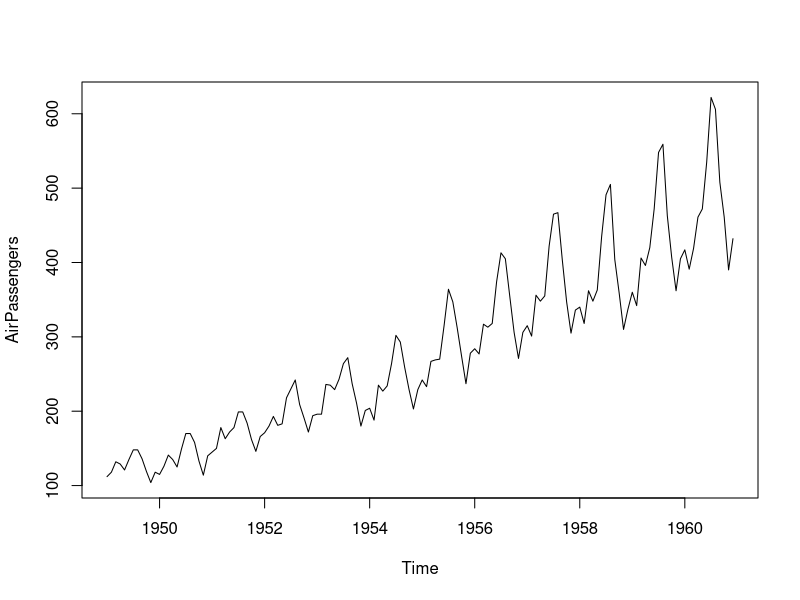
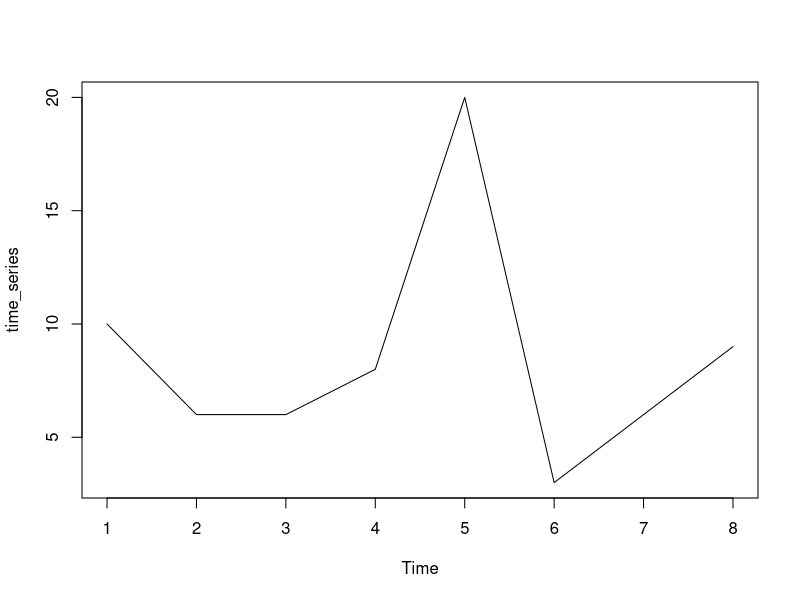
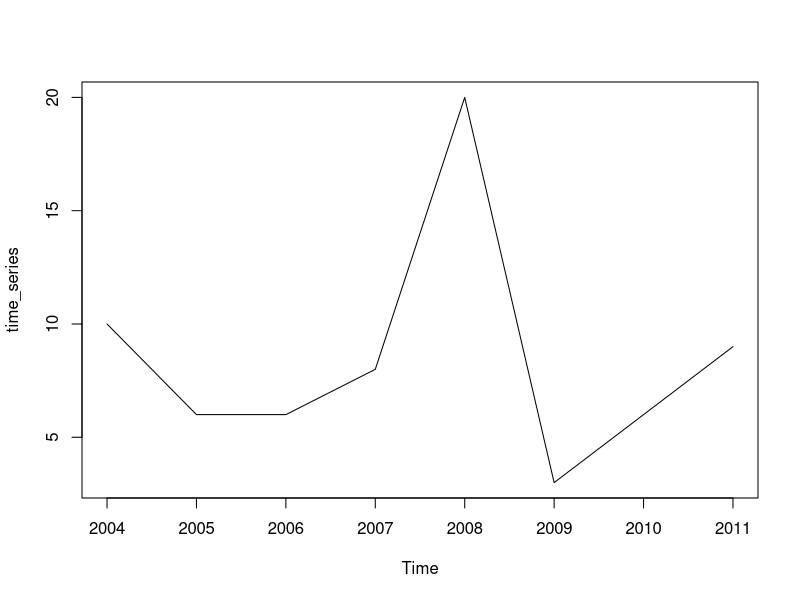
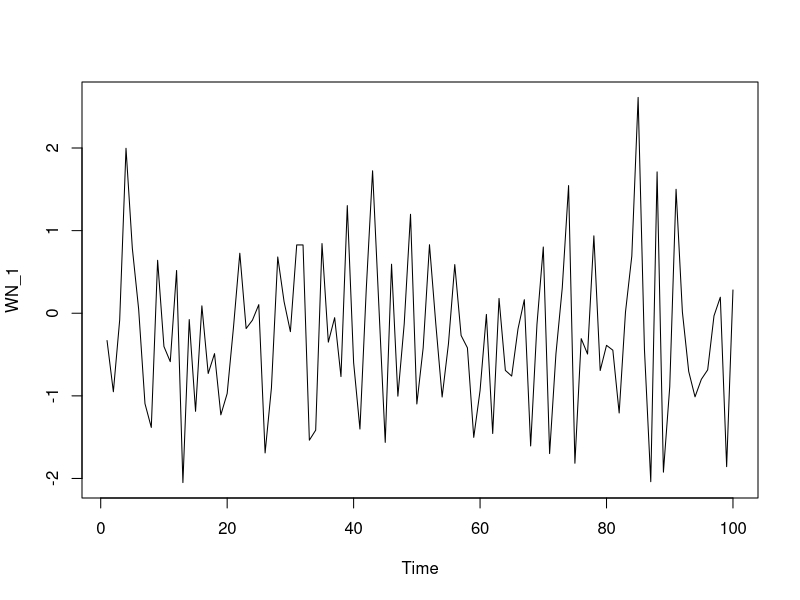
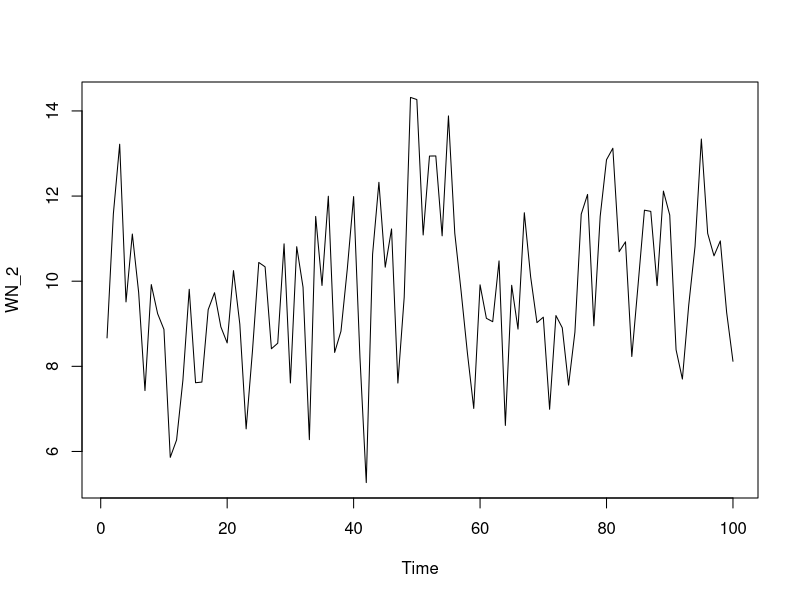

Write the R code that produced these figures, in order.
## ---- chunk 1
library(psych)
## ---- chunk 2
#plot(dataframe, xlab = "title", ylab = "title", type = "b") #note that type = "b" provides both data points and a line connecting each point
## ---- chunk 3
# Plot AirPassengers
plot(AirPassengers)

# View the start and end dates of AirPassengers
start(AirPassengers)
end(AirPassengers)

# Use time(), deltat(), frequency(), and cycle() with AirPassengers 
time(AirPassengers)
deltat(AirPassengers)
frequency(AirPassengers)
cycle(AirPassengers)

## ---- chunk 4
#Simple Time Series
data_vector <- c(10, 6, 6, 8, 20, 3, 6, 9)

#Turn the data vector into time series
time_series <- ts(data_vector)
#plot time series
plot(time_series)
## ---- chunk 5
#Instead of starting with 1, you can start with a year and then specify the frequency of observations

#Turn the data vector into time series
time_series <- ts(data_vector, start = 2004, frequency = 1)
#plot time series
plot(time_series)
## ---- chunk 6
#See if the data vector and time series are time series
is.ts(data_vector) #false
is.ts(time_series) #true
## ---- chunk 7
#You can simulate WN model data by using arima.sim, which stands for autoregressive integrated moving average. Broad type of time series model that uses WN model as a case.
WN_1 <- arima.sim(model = list(order = c(0, 0, 0)), n = 100)
head(WN_1) #show some data
ts.plot(WN_1) #plot data
describe(WN_1) #The mean should be approx 0 and sd should be approx 1


#You can also add additional arguments to specify the mean and sd
WN_2 <- arima.sim(model = list(order = c(0, 0, 0)), n = 100,
                  mean = 10,
                  sd = 2)
head(WN_2) #show some data
ts.plot(WN_2) #plot data
describe(WN_2) #The mean should be approx 10 and sd should be approx 2

## ---- chunk 8
arima(WN_2, order = c(0, 0, 0)) #You can see that the mean should be approx 10
# sigma^2 is an estiamte of the variance. The sd is the square root of this variance estimate.
sqrt(3.84) #This should be the same as the sd

#You can also find the mean and variance separately
mean(WN_2)
var(WN_2)
